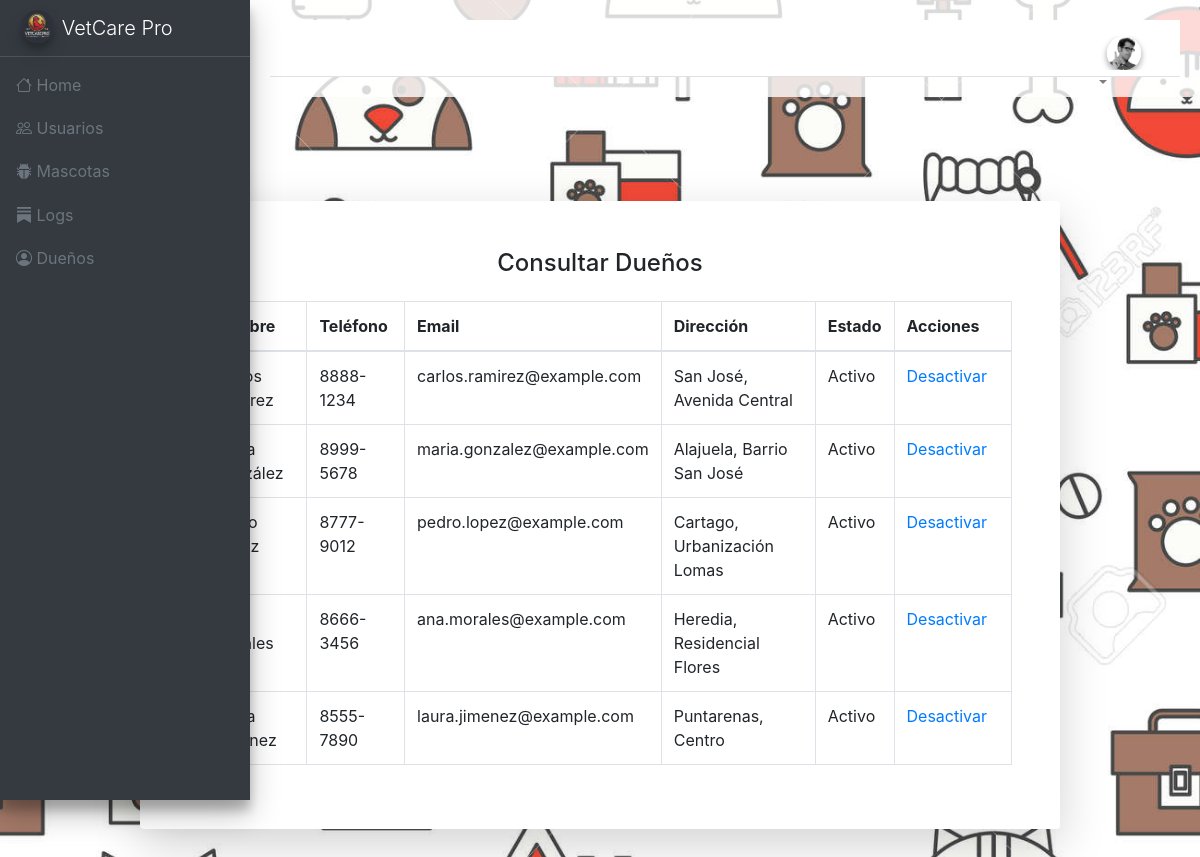
The page /View/Duenos/consultarDuenos.php?consultarDuenos=1 on the database its author committed.
### tables this page shows
CREATE TABLE tDuenos (
    Id bigint(11) NOT NULL AUTO_INCREMENT PRIMARY KEY,
    NombreDuenos VARCHAR(100) NOT NULL,
    Telefono VARCHAR(15),
    Email VARCHAR(100),
    Direccion VARCHAR(255),
    Activo bit(1) NOT NULL
);

### Model/DuenosModel.php (called while the page is built, shortened)
<?php
function ConsultarDuenos()
{
    $enlace = AbrirBD();
    $sentencia = "SELECT * FROM tDuenos";
    $resultado = $enlace->query($sentencia);
    $duenos = [];
    if ($resultado) {
        while ($row = mysqli_fetch_assoc($resultado)) {
            $duenos[] = $row;
        }
    }
    return $duenos;
}
?>

### Controller/DuenosController.php (called while the page is built, shortened)
<?php
include_once $_SERVER['DOCUMENT_ROOT'] . '/SC-502_Vetcare_Pro/Model/DuenosModel.php';
if (isset($_GET['consultarDuenos'])) {
    $Datos = ConsultarDuenos();
}
?>

### View/Duenos/consultarDuenos.php (the view, shortened to what this page needs)
<?php
include_once '../../Controller/DuenosController.php';
    include('../../View/_Layout_System.php');
?>
<div class="container">
    <div class="row justify-content-center" style="margin-top:5%">
        <div class="col-xl-10 col-lg-12 col-md-9">
            <div class="card o-hidden border-0 shadow-lg my-5">
                <div class="card-body p-0">
                    <div class="row">
                        <div class="col-lg-12">
                            <div class="p-5">
                                <div class="text-center">
                                    <h3 class="h4 text-gray-900 mb-4">Consultar Dueños</h3>
                                </div>
                                <div class="table-responsive">
                                    <table class="table table-bordered">
                                        <thead>
                                            <tr>
                                                <th>Nombre</th>
                                                <th>Teléfono</th>
                                                <th>Email</th>
                                                <th>Dirección</th>
                                                <th>Estado</th>
                                                <th>Acciones</th>
                                            </tr>
                                        </thead>
                                        <tbody>
                                            <?php if (!empty($Datos)) : ?>
                                                <?php foreach ($Datos as $dueno) : ?>
                                                    <tr>
                                                        <td><?php echo htmlspecialchars($dueno['NombreDuenos']); ?></td>
                                                        <td><?php echo htmlspecialchars($dueno['Telefono']); ?></td>
                                                        <td><?php echo htmlspecialchars($dueno['Email']); ?></td>
                                                        <td><?php echo htmlspecialchars($dueno['Direccion']); ?></td>
                                                        <td><?php echo $dueno['Activo'] ? 'Activo' : 'Inactivo'; ?></td>
                                                        <td>
                                                            <?php if ($dueno['Activo']) : ?>
                                                                <a href="../../Controller/DuenosController.php?desactivarDueno=<?php echo $dueno['Id']; ?>">Desactivar</a>
                                                            <?php endif; ?>
                                                        </td>
                                                    </tr>
                                                <?php endforeach; ?>
                                            <?php else : ?>
                                                <tr>
                                                    <td colspan="6" class="text-center">No se encontraron dueños registrados.</td>
                                                </tr>
                                            <?php endif; ?>
                                        </tbody>
                                    </table>
                                </div>
                            </div>
                        </div>
                    </div>
                </div>
            </div>
        </div>
    </div>
</div>

### View/_Layout_System.php (shortened to what this page needs)
<!DOCTYPE html>
<html lang="en">
<head>
  <link rel="stylesheet" href="../root/css/all.min.css">
  <link rel="stylesheet" href="../root/css/tempusdominus-bootstrap-4.min.css">
  <link rel="stylesheet" href="../root/css/icheck-bootstrap.min.css">
  <link rel="stylesheet" href="../root/css/jqvmap.min.css">
  <link rel="stylesheet" href="../root/css/adminlte.min.css">
  <link rel="stylesheet" href="../root/css/OverlayScrollbars.min.css">
  <link rel="stylesheet" href="../root/css/daterangepicker.css">
  <link rel="stylesheet" href="../root/css/summernote-bs4.min.css">
  <link rel="stylesheet" href="../root/css/style4.css">
  <link rel="stylesheet" href="https://cdn.jsdelivr.net/npm/bootstrap-icons/font/bootstrap-icons.css">
  <link rel="stylesheet" href="https://maxcdn.bootstrapcdn.com/bootstrap/4.5.2/css/bootstrap.min.css">
</head>
<body class="hold-transition sidebar-mini layout-fixed">
<div class="wrapper">
<nav class="main-header navbar navbar-expand navbar-white navbar-light">
  <ul class="navbar-nav ml-auto">
    <li class="nav-item dropdown">
      <a class="nav-link dropdown-toggle" href="#" id="drop2" role="button" data-toggle="dropdown" aria-haspopup="true" aria-expanded="false">
        <div class="user-panel d-flex align-items-center">
          <div class="image">
            <img src="../root/img/admin/user2-160x160.jpg" class="img-circle elevation-2" alt="User Image" width="30" height="30">
          </div>
          <div class="info">
          </div>
        </div>
      </a>
    </li>
  </ul>
</nav>
  <aside class="main-sidebar sidebar-dark-primary elevation-4">
    <a class="brand-link">
      <img src="../root/img/logo/logo.png" alt="VetCare Pro" class="brand-image img-circle elevation-3" style="opacity: .8">
      <span class="brand-text font-weight-light">VetCare Pro</span>
    </a>
      <nav class="mt-2">
        <ul class="nav nav-pills nav-sidebar flex-column" data-widget="treeview" role="menu" data-accordion="false">
          <li class="nav-item">
            <a href="../System/Index_System.php" class="nav-link">
            <i class="bi bi-house"></i>
              <p>
                Home
              </p>
            </a>
          </li>
          <li class="nav-item">
            <a href="*" class="nav-link">
            <i class="bi bi-people"></i>
              <p>
                Usuarios
              </p>
            </a>
          </li>
          <li class="nav-item">
            <a href="*" class="nav-link">
            <i class="bi bi-bug-fill"></i>
              <p>
                Mascotas
              </p>
            </a>
          </li>
          <li class="nav-item">
            <a href="../Usuarios/consultarLogs.php?consultarLogs=1" class="nav-link">
            <i class="bi bi-substack"></i>
              <p>
                Logs
              </p>
            </a>
          </li>
    <li class="nav-item">
      <a href="#" class="nav-link">
        <i class="bi bi-person-circle"></i>
        <p>Dueños</p>
      </a>
    </li>
      </nav>
    </div>
</body>
</html>

### View/root/css/style4.css (style rules this page uses)
body { background: url('../root/img/backgrounds/Fondo2.jpg') no-repeat center center fixed; background-size: 100% auto; }
.wrapper { background: rgba(255, 255, 255, 0.8); padding: 20px; border-radius: 10px; }

### View/_Layout_System.php (style rules this page uses)
body { background: url('../root/img/backgrounds/Fondo2.jpg') no-repeat center center fixed; background-size: 100% auto; }
.wrapper { background: rgba(255, 255, 255, 0.8); padding: 20px; border-radius: 10px; }

### rows shown on the page
tduenos: Telefono "8888-1234", Email "carlos.ramirez@example.com", Direccion "San José, Avenida Central", Activo "Activo"
tduenos: Telefono "8999-5678", Email "maria.gonzalez@example.com", Direccion "Alajuela, Barrio San José", Activo "Activo"
tduenos: Telefono "8777-9012", Email "pedro.lopez@example.com", Direccion "Cartago, Urbanización Lomas", Activo "Activo"
tduenos: Telefono "8666-3456", Email "ana.morales@example.com", Direccion "Heredia, Residencial Flores", Activo "Activo"
tduenos: Telefono "8555-7890", Email "laura.jimenez@example.com", Direccion "Puntarenas, Centro", Activo "Activo"
